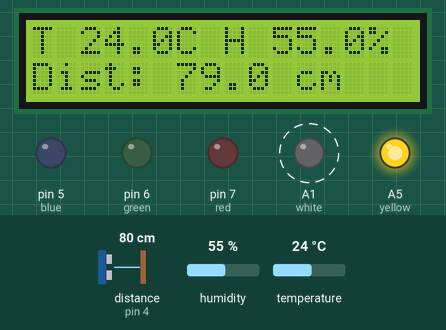
This sketch was run on a simulated Arduino Uno, built with avr-gcc and run on an emulated ATmega328P. On the bench: 16×2 character LCD, output pins drawn as LEDs (lit = HIGH). Wiring (inferred from the names in the program): ultrasonic range finder: trigger pin 3; echo pin 4. Dashed ring = blinking. The test bench sets the inputs (shaded band); at power-on: distance to the obstacle (sensor on pin 4) 80 cm, temperature 24 °C, humidity 55 %. The echo pulse lasts 58.3 µs per cm; pins used as bus, display or sensor lines are not drawn; what the sketch prints to the serial monitor is not drawn.

Above: at 2.2 s.
2.3 s: distance to the obstacle (sensor on pin 4) set to 39 cm
At 5.4 s:
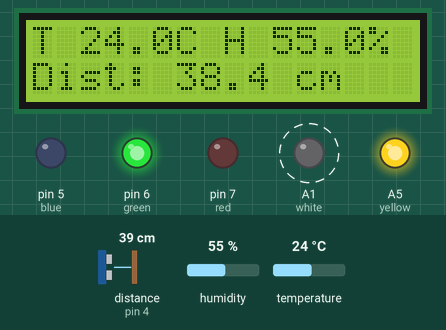
8.6 s: distance to the obstacle (sensor on pin 4) set to 31 cm
At 11.3 s:
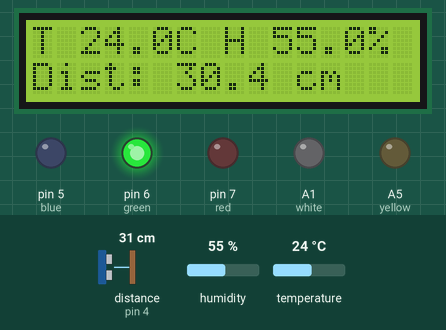
15.1 s: temperature set to 21 °C
At 18.1 s:
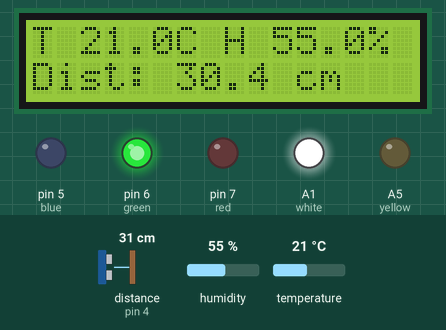
18.6 s: temperature set to 18 °C
At 24.4 s:
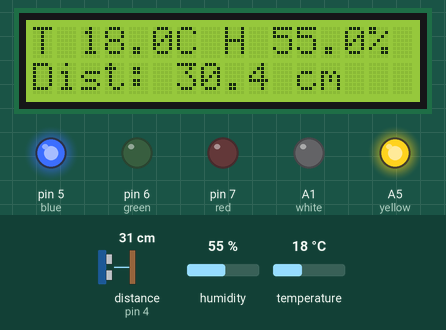
25.5 s: distance to the obstacle (sensor on pin 4) set to 12 cm
At 28.6 s:
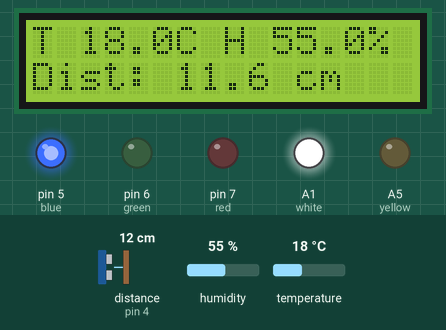
28.8 s: distance to the obstacle (sensor on pin 4) set to 9 cm
At 32.1 s:
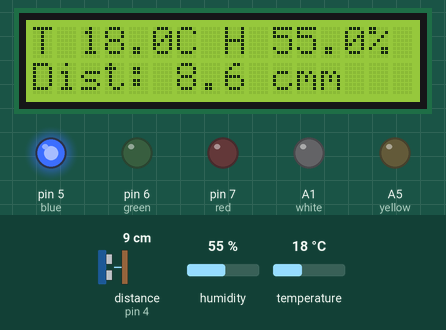
Timing chart, 0 to 34.1 s (numbered marks = the images above; inputs shaded):
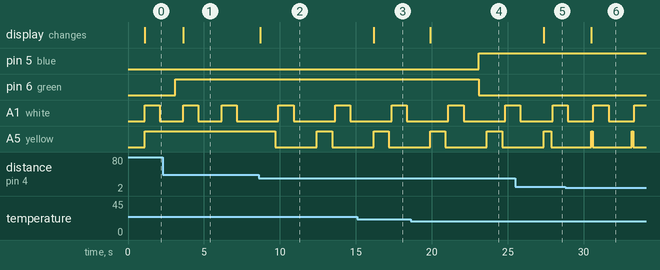

The sketch:

TempScreen.ino
```cpp
#include "DHT.h"
#include <LiquidCrystal.h>
#define DHTPIN 2
#define DHTTYPE DHT11
DHT dht(DHTPIN, DHTTYPE); //Set up sensor

LiquidCrystal lcd(8, 9, 10, 11, 12, 13);

int red = 7;
int green = 6;
int blue = 5;
int R = 0;
int G = 0;
int B = 0;

int yellow = A5;
int Y = 0;

int white = A1;

#define TRIG_PIN 3
#define ECHO_PIN 4

void setup() {
   pinMode(red, OUTPUT);
  pinMode(green, OUTPUT);
  pinMode(blue, OUTPUT);

  pinMode(yellow, OUTPUT);

  pinMode(white, OUTPUT);

lcd.begin(16, 2);
lcd.setCursor(0, 0);
lcd.print("Temp C, humi %");
lcd.setCursor(0, 1);
lcd.print("Distance cm");
Serial.begin(9600);
pinMode(TRIG_PIN, OUTPUT);
pinMode(ECHO_PIN, INPUT);


dht.begin(); //Initialize the sensor
delay(1000); //Wait the finishing of the sensor initialization for 1 sec
}

void loop() {
float tempC = dht.readTemperature(); // read temperature

float humi = dht.readHumidity(); // read humidity

digitalWrite(TRIG_PIN,LOW);
delayMicroseconds(2);
digitalWrite(TRIG_PIN,HIGH);
delayMicroseconds(10);
digitalWrite(TRIG_PIN,LOW);
float duration = pulseIn(ECHO_PIN,HIGH);
float distance = duration*0.034/2.0; //cm

if (isnan(tempC) || isnan(humi)) {
Serial.println("Failed to read from DHT sensor!");

delay(500);
return;
}
else {
Serial.print("Temp: ");
Serial.print(tempC);
Serial.print("°C ");
Serial.print(" | ");
Serial.print("Humidity: ");
Serial.print(humi);
Serial.println("%");
Serial.print(" | ");
Serial.print("Distance: ");
Serial.print(distance);
Serial.println("cm");
}

//Display temp.
lcd.setCursor(0,0);
lcd.print("T ");
lcd.print(tempC,1);
lcd.print("C ");
lcd.print("H ");
lcd.print(humi,1);
lcd.print("%");

//Display humidity
lcd.setCursor(0,1);
lcd.print("Dist: ");
lcd.print(distance,1);
lcd.print(" cm");

if (distance < 10) {
  digitalWrite(yellow, HIGH);
  delay(100);
  digitalWrite(yellow, LOW);
  delay(50);
}
else if (distance >= 10  && distance <= 20) {
  digitalWrite(yellow, HIGH);
  delay(500);
  digitalWrite(yellow, LOW);
  delay(100);
}
else if (distance > 20 && distance <= 35) {
  digitalWrite(yellow, HIGH);
   delay(1000);
  digitalWrite(yellow, LOW);
  delay(200);
}

else {
  digitalWrite(yellow, HIGH);
}


if (humi > 50) {
  digitalWrite(white, HIGH);
  delay(1000);
  digitalWrite(white, LOW);
  delay(1000);
}
else {
  digitalWrite(white, LOW);
}
//Display temp with RBG
if (tempC < 20){
  B = 255;
  R = 0;
  G = 0;

}
else if (tempC > 25) {
  B = 0;
  R = 255;
  G = 0;

}

else {
  B = 0;
  R = 0;
  G = 255;

}
  analogWrite(red,R);
  analogWrite(blue,B);
  analogWrite(green,G);
delay(500);
}
```

Measured:
- the behaviour switches between 36 and 35 cm on distance to the obstacle (sensor on pin 4) (found by bisection; images 1 and 2)
- the behaviour switches between 20 and 19 °C on temperature (found by bisection; images 3 and 4)
- the behaviour switches between 11 and 10 cm on distance to the obstacle (sensor on pin 4) (found by bisection; images 5 and 6)
- after the input at 2.3 s, the display: changes after 1.3 s (image 1)
- after the input at 8.6 s, A1 (white): alternates HIGH for 1.0 s and LOW for 2.7 s, starting after 1.3 s; A5 (yellow): HIGH → LOW after 1.1 s, → HIGH 2.7 s later, → LOW 1.0 s later; the display: changes after 0.10 s (image 2)
- after the input at 15.1 s, the display: changes after 1.1 s (image 3)
- after the input at 18.6 s, pin 5 (blue): LOW → HIGH after 4.5 s; pin 6 (green): HIGH → LOW after 4.5 s; the display: changes after 1.3 s (image 4)
- after the input at 25.5 s, the display: changes after 1.9 s (image 5)
- after the input at 28.8 s, the display: changes after 1.7 s (image 6)
